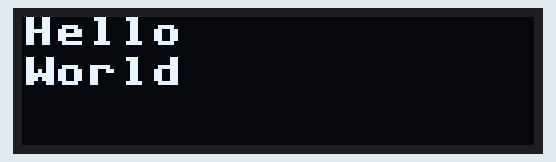
This program was run on a simulated MicroPython board. Shown: 128×32 one-colour display. What the program prints to the serial console is not drawn. At 0.0 s the program stops and its outputs stay as they are.

Above: at 0.1 s.

The program:

SSD1306_128x32.py
```python
import machine

# for L452RE original firm
# i2c = machine.I2C(sda=machine.Pin('B7'), scl=machine.Pin('B8'))

# for L452RE-P custom firm
i2c = machine.I2C(1)

print(i2c.scan())

from ssd1306 import SSD1306_I2C
oled = SSD1306_I2C(128, 32, i2c)

oled.text('Hello', 0, 0)
oled.text('World', 0, 10)
oled.show()
```
